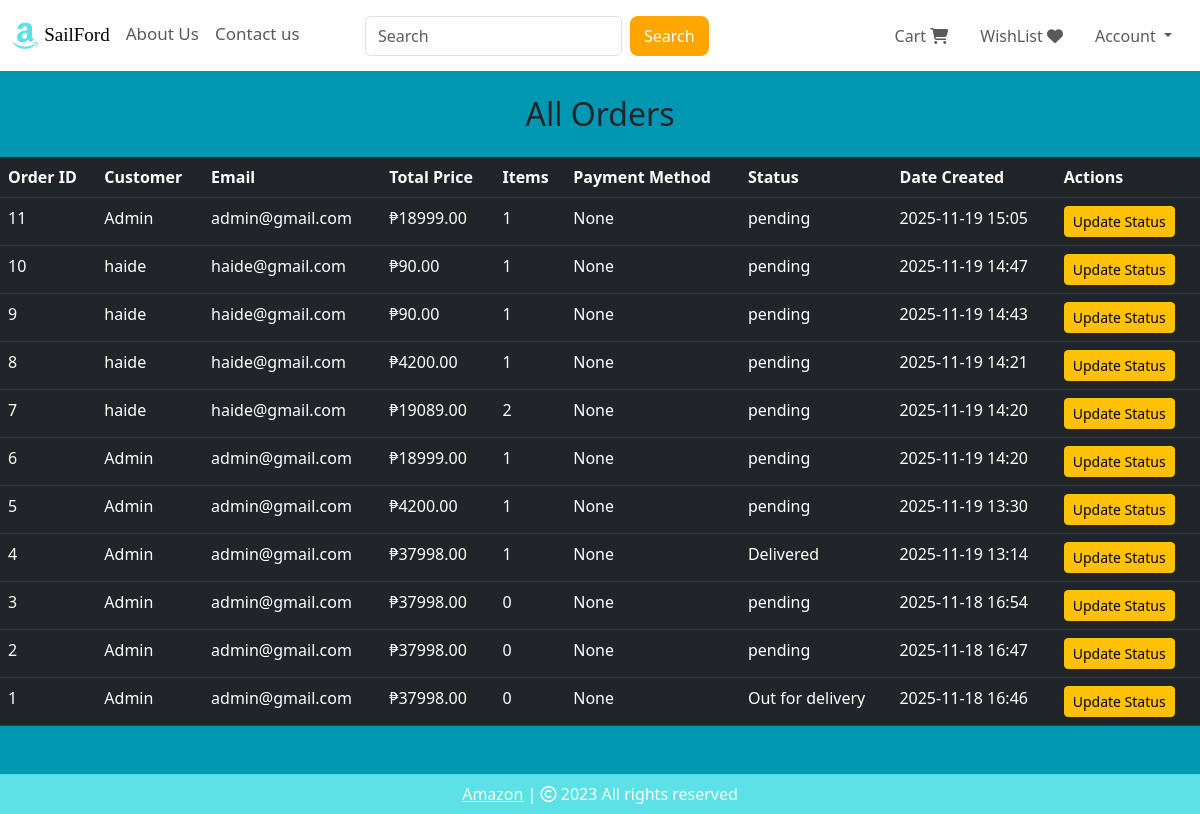
Page /admin/orders (signed in) on the earlier database version.
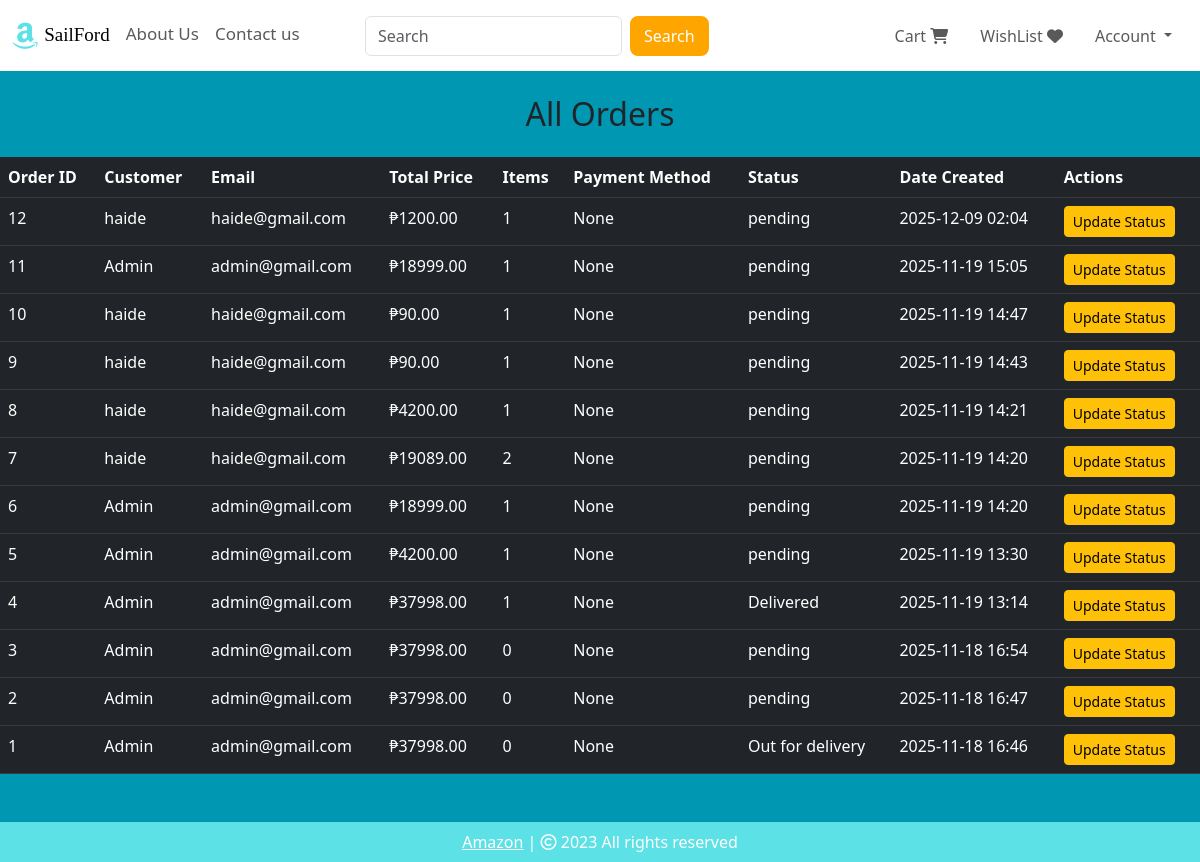
Same page on the later database version.
### website/models.py (models this page shows, shortened)
class Order(db.Model):
    __tablename__ = 'orders'
    id = db.Column(db.Integer, primary_key=True)
    customer_id = db.Column(db.Integer, db.ForeignKey('customer.id'), nullable=False)
    total_price = db.Column(db.Float, nullable=False)
    payment_method = db.Column(db.String(50))
    status = db.Column(db.String(50), default="Pending")
    payment_reference = db.Column(db.String(200), nullable=True)
    date_created = db.Column(db.DateTime, default=datetime.utcnow)
    items = db.relationship("OrderItem", backref="order", lazy=True, cascade="all, delete-orphan")

class Customer(db.Model, UserMixin):
    id = db.Column(db.Integer, primary_key=True)
    email = db.Column(db.String(100), unique=True)
    username = db.Column(db.String(100))
    password_hash = db.Column(db.String(150))
    date_joined = db.Column(db.DateTime(), default=datetime.utcnow)
    cart_items = db.relationship('Cart', backref='customer', lazy=True)
    orders = db.relationship('Order', backref='customer', lazy=True)
    @property
    def password(self):
        raise AttributeError('Password is not readable.')

### website/views.py (the view)
@views.route("/admin/orders")
@login_required
def admin_orders():
    orders = Order.query.order_by(Order.date_created.desc()).all()
    return render_template("view_orders.html", orders=orders)

### website/__init__.py (called while the page is built)
def create_app():
    app = Flask(__name__)
    app.config['SECRET_KEY'] = 'hbnwdvbn ajnbsjn ahe'
    app.config['SQLALCHEMY_DATABASE_URI'] = f'sqlite:///{DB_NAME}'
    db.init_app(app)
    @app.errorhandler(404)
    def page_not_found(error):
        return render_template('404.html')
    login_manager = LoginManager()
    login_manager.init_app(app)
    login_manager.login_view = 'auth.login'
    @login_manager.user_loader
    def load_user(id):
        return Customer.query.get(int(id))
    from .views import views
    from .auth import auth
    from .admin import admin
    from .models import Customer, Cart, Product, Order
    app.register_blueprint(views, url_prefix='/') # localhost:5000/about-us
    app.register_blueprint(auth, url_prefix='/') # localhost:5000/auth/change-password
    app.register_blueprint(admin, url_prefix='/')
    return app

### website/templates/view_orders.html (shortened to what this page needs)
{% extends 'base.html' %}
{% block body %}
<h2 class="text-center mt-4 mb-4">All Orders</h2>
<table class="table table-dark table-hover">
<thead>
    <tr>
        <th>Order ID</th>
        <th>Customer</th>
        <th>Email</th>
        <th>Total Price</th>
        <th>Items</th>
        <th>Payment Method</th>
        <th>Status</th>
        <th>Date Created</th>
        <th>Actions</th>
    </tr>
</thead>
<tbody>
    {% for order in orders %}
    <tr>
        <td>{{ order.id }}</td>
        <td>{{ order.customer.username }}</td>
        <td>{{ order.customer.email }}</td>
        <td>₱{{ "%.2f"|format(order.total_price) }}</td>
        <td>{{ order.items|length }}</td>
        <td>{{ order.payment_method }}</td>
        <td>{{ order.status }}</td>
        <td>{{ order.date_created.strftime('%Y-%m-%d %H:%M') }}</td>
        <td>
            <a href="{{ url_for('admin.update_order', order_id=order.id) }}" class="btn btn-warning btn-sm">Update Status</a>
        </td>
    </tr>
    {% else %}
    <tr>
        <td colspan="9" class="text-center">No orders found.</td>
    </tr>
    {% endfor %}
</tbody>
</table>
{% endblock %}

### website/templates/base.html (shortened to what this page needs)
<!DOCTYPE html>
<html lang="en">
<head>
    <link rel="stylesheet" href="https://cdnjs.cloudflare.com/ajax/libs/bootstrap-icons/1.10.5/font/bootstrap-icons.min.css" />
    <link rel="stylesheet" href="{{ url_for('static', filename='css/all.min.css') }}">
    <link rel="stylesheet" href="{{ url_for('static', filename='css/bootstrap.min.css') }}">
    <link rel="stylesheet" href="{{ url_for('static', filename='css/style.css') }}">
</head>
<body style="background-color: #0097b2;">
    <nav class="navbar navbar-expand-lg" style="background-color: white;">
      <div class="container-fluid">
        <a class="navbar-brand" href="#" style="color: #5ce1e6; font-size: 30px; margin-right: -2px;">
          <i class="fa-brands fa-amazon"></i>
        </a>
        <div class="collapse navbar-collapse" id="navbarSupportedContent">
          <ul class="navbar-nav me-auto mb-2 mb-lg-0">
            <li class="nav-item">
              <a class="nav-link active" aria-current="page" href="/" style="font-family: cursive; font-size: 19px;">SailFord</a>
            </li>
            <li class="nav-item">
              <a class="nav-link text-grey" href="#" style="font-size: 17px;">About Us</a>
            </li>
            <li class="nav-item">
              <a class="nav-link text-grey" href="#" style="font-size: 17px;">Contact us</a>
            </li>
          </ul>
          <form class="d-flex" role="search" action="/search" style="margin-right: 170px;" method="POST">
            <input class="form-control me-2" name="search" type="search" placeholder="Search" aria-label="Search">
            <button class="btn" type="submit">Search</button>
          </form>
        </div>
        <ul class="navbar-nav me-auto mb-2 mb-lg-0">
          <li class="nav-item mx-2" id="items">
            {% if cart | length < 1 %}
            <a class="nav-link text-grey" href="/cart"> Cart
              <i class="fa-solid fa-cart-shopping"></i>
            </a>
            {% else %}
            <a class="nav-link text-grey" href="/cart"><span class="badge bg-success"></span> Cart
              <i class="bi bi-{{ cart | length }}-square-fill"></i>
            </a>
            {% endif %}
          </li>
          <li class="nav-item mx-2" id="items">
            <a class="nav-link text-grey" href="#"> WishList
              <i class="fa-solid fa-heart"></i>
            </a>
          </li>
          <li class="nav-item dropdown mx-2">
            <a class="nav-link dropdown-toggle text-grey" href="#" role="button", id="profileDropdown"
            data-bs-toggle="dropdown" aria-hidden="false">
              Account
            </a>
          </li>
        </ul>
      </div>
    </nav>
    {% block body %}
    {% endblock %}
    <footer class="container-fluid  text-center p-2 mt-5" style="background-color: #5ce1e6; color: white;">
      <a href="https://github.com/Frost-Codes" style="color: white;">Amazon</a> | <span>
        <i class="fa-sharp fa-regular fa-copyright"></i></span> 2023 All rights reserved
    </footer>
</body>
</body>
</html>

### website/static/css/style.css (style rules this page uses)
.d-flex .btn { background: orange; border: 2px solid orange; border-radius: 8px; color: #fff; }

Differences in the rows shown:
added Order: id "12", customer.username "haide", customer.email "haide@gmail.com", total_price "1200.00", items|length "1", payment_method "None", status "pending", date_created "2025-12-09 02:04"
